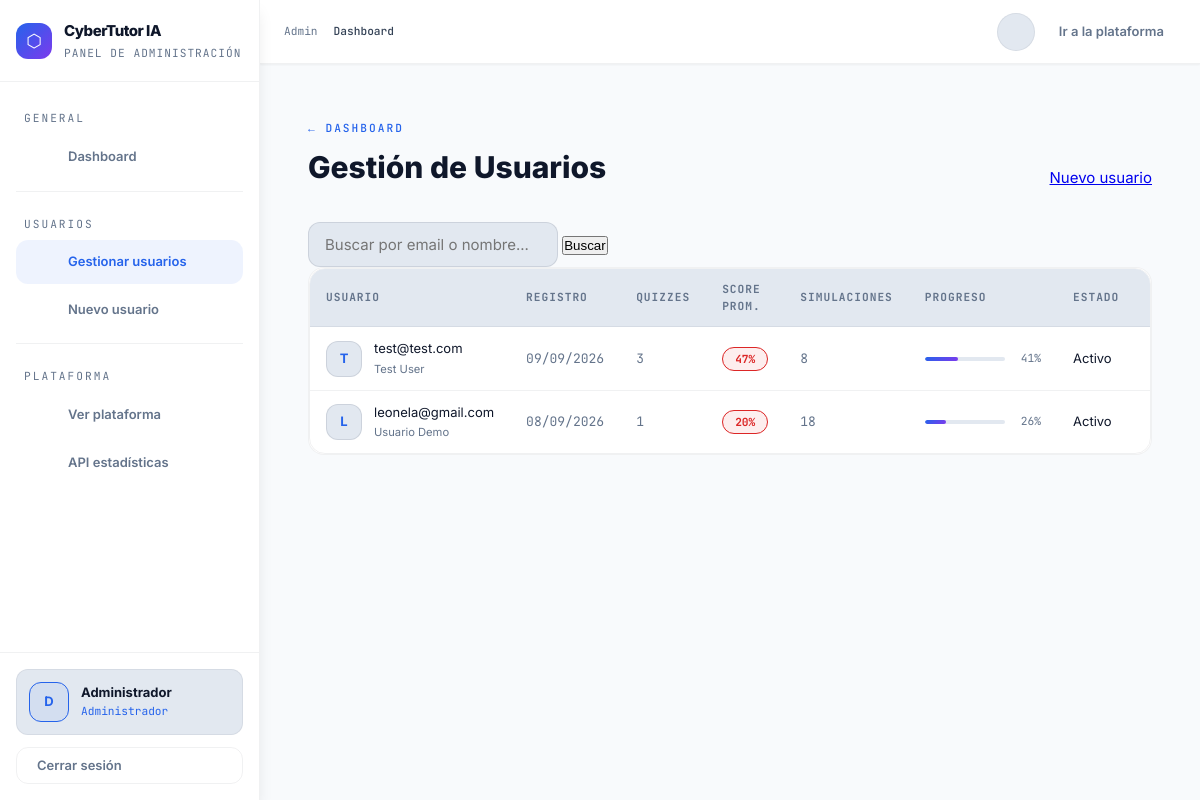
The app's page /admin/users (signed in) with its own data.
### app/models/user.py (models this page shows, shortened)
class User(db.Model, UserMixin):
    __tablename__ = 'user'
    id           = db.Column(db.Integer, primary_key=True)
    email        = db.Column(db.String(100), unique=True, nullable=False)
    password     = db.Column(db.String(255), nullable=False)
    name         = db.Column(db.String(100), default='')
    is_admin     = db.Column(db.Boolean, default=False)
    is_active    = db.Column(db.Boolean, default=True)
    created_at   = db.Column(db.DateTime, default=datetime.utcnow)
    last_login   = db.Column(db.DateTime, nullable=True)
    __table_args__ = (
        db.Index('ix_user_admin_active', 'is_admin', 'is_active'),
        db.Index('ix_user_created_at', 'created_at'),
        db.Index('ix_user_last_login', 'last_login'),
    )
    quiz_results       = db.relationship('QuizResult',       backref='user', lazy=True, cascade='all, delete-orphan')
    simulation_results = db.relationship('SimulationResult', backref='user', lazy=True, cascade='all, delete-orphan')
    course_visits      = db.relationship('CourseVisit',      backref='user', lazy=True, cascade='all, delete-orphan')
    @property
    def quiz_count(self):
        return len(self.quiz_results)
    @property
    def avg_quiz_score(self):
        if not self.quiz_results:
            return 0
        return round(sum(r.score for r in self.quiz_results) / len(self.quiz_results))
    @property
    def simulation_count(self):
        return len(self.simulation_results)
    @property
    def simulation_correct(self):
        return sum(1 for r in self.simulation_results if r.is_correct)
    @property
    def courses_visited(self):
        return len(set(v.course_id for v in self.course_visits))
    @property
    def overall_progress(self):
        quiz_score   = self.avg_quiz_score * 0.4          # 40%
        sim_score    = (self.simulation_correct / max(self.simulation_count, 1)) * 100 * 0.3  # 30%
        course_score = min(self.courses_visited / 4, 1) * 100 * 0.3   # 30% (4 cursos total)
        return round(quiz_score + sim_score + course_score)

### app/models/progress.py (models this page shows, shortened)
class QuizResult(db.Model):
    __tablename__ = 'quiz_result'
    id         = db.Column(db.Integer, primary_key=True)
    user_id    = db.Column(db.Integer, db.ForeignKey('user.id'), nullable=False)
    score      = db.Column(db.Integer, nullable=False)
    correct    = db.Column(db.Integer, nullable=False)
    total      = db.Column(db.Integer, nullable=False)
    created_at = db.Column(db.DateTime, default=datetime.utcnow)
    __table_args__ = (
        db.Index('ix_quizresult_user_created', 'user_id', 'created_at'),
        db.Index('ix_quizresult_score', 'score'),
    )

class SimulationResult(db.Model):
    __tablename__ = 'simulation_result'
    id           = db.Column(db.Integer, primary_key=True)
    user_id      = db.Column(db.Integer, db.ForeignKey('user.id'), nullable=False)
    scenario_id  = db.Column(db.String(20), nullable=False)
    action_taken = db.Column(db.String(30), nullable=False)
    is_correct   = db.Column(db.Boolean, nullable=False)
    points       = db.Column(db.Integer, default=0)
    risk_level   = db.Column(db.String(10), default='medio')
    created_at   = db.Column(db.DateTime, default=datetime.utcnow)
    __table_args__ = (
        db.Index('ix_simresult_user_created', 'user_id', 'created_at'),
        db.Index('ix_simresult_scenario_correct', 'scenario_id', 'is_correct'),
        db.Index('ix_simresult_user_scenario', 'user_id', 'scenario_id'),
    )

### app/routes/admin.py (the view)
@admin.route('/users')
@login_required
@admin_required
def users():
    search = request.args.get('q', '').strip()
    page   = request.args.get('page', 1, type=int)
    query = User.query.filter_by(is_admin=False)
    if search:
        query = query.filter(User.email.ilike(f'%{search}%') | User.name.ilike(f'%{search}%'))
    users_paginated = query.order_by(User.created_at.desc()).paginate(page=page, per_page=15)
    return render_template('admin/users_admin.html', users=users_paginated, search=search)

### app/routes/admin.py (called while the page is built)
def admin_required(f):
    @wraps(f)
    def decorated(*args, **kwargs):
        if not current_user.is_authenticated or not current_user.is_admin:
            flash('Acceso restringido al panel de administrador.', 'error')
            return redirect(url_for('main.home'))
        return f(*args, **kwargs)
    return decorated

### app/templates/admin/users_admin.html (shortened to what this page needs)
{% extends "base_admin.html" %}
{% block content %}
<div class="admin-page">
  <div class="admin-header">
    <div>
      <div class="admin-eyebrow"><a href="{{ url_for('admin.dashboard') }}" class="admin-back">← Dashboard</a></div>
      <h1 class="admin-title">Gestión de Usuarios</h1>
    </div>
    <a href="{{ url_for('admin.create_user') }}" class="btn btn-primary btn-sm"> Nuevo usuario</a>
  </div>
  <form method="GET" class="search-form">
    <input type="text" name="q" value="{{ search }}" placeholder="Buscar por email o nombre..." class="form-input" style="max-width: 360px;">
    <button type="submit" class="btn btn-secondary">Buscar</button>
  </form>
  <div class="admin-card" style="padding:0; overflow:hidden;">
    <div class="admin-table-wrap">
      <table class="admin-table">
        <thead>
          <tr>
            <th>Usuario</th>
            <th>Registro</th>
            <th>Quizzes</th>
            <th>Score Prom.</th>
            <th>Simulaciones</th>
            <th>Progreso</th>
            <th>Estado</th>
            <th>Acciones</th>
          </tr>
        </thead>
        <tbody>
          {% for user in users.items %}
          <tr id="row-{{ user.id }}">
            <td>
              <div class="td-user">
                <div class="user-avatar {% if not user.is_active %}avatar-inactive{% endif %}">
                  {{ user.email[0].upper() }}
                </div>
                <div>
                  <div class="td-email">{{ user.email }}</div>
                  {% if user.name %}<div class="td-name">{{ user.name }}</div>{% endif %}
                </div>
              </div>
            </td>
            <td class="td-muted td-mono">{{ user.created_at.strftime('%d/%m/%Y') }}</td>
            <td class="td-muted td-mono">{{ user.quiz_count }}</td>
            <td>
              {% if user.avg_quiz_score > 0 %}
              <span class="score-pill {% if user.avg_quiz_score >= 90 %}pill-green{% elif user.avg_quiz_score >= 70 %}pill-blue{% elif user.avg_quiz_score >= 50 %}pill-yellow{% else %}pill-red{% endif %}">
                {{ user.avg_quiz_score }}%
              </span>
              {% else %}
              <span class="td-muted">—</span>
              {% endif %}
            </td>
            <td class="td-muted td-mono">{{ user.simulation_count }}</td>
            <td>
              <div style="display:flex; align-items:center; gap:8px;">
                <div class="mini-progress">
                  <div class="mini-bar" style="width:{{ user.overall_progress }}%"></div>
                </div>
                <span class="mini-pct">{{ user.overall_progress }}%</span>
              </div>
            </td>
            <td>
              <span class="status-pill {% if user.is_active %}status-active{% else %}status-inactive{% endif %}" id="status-{{ user.id }}">
                {{ 'Activo' if user.is_active else 'Inactivo' }}
              </span>
            </td>
            <td>
            </td>
          </tr>
          {% else %}
          <tr><td colspan="8" class="admin-empty">No se encontraron usuarios{% if search %} para "{{ search }}"{% endif %}.</td></tr>
          {% endfor %}
        </tbody>
      </table>
    </div>
  </div>
</div>
{% endblock %}

### app/templates/base_admin.html (shortened to what this page needs)
<!DOCTYPE html>
<html lang="es" data-theme="light">
<head>
  <link rel="stylesheet" href="https://cdnjs.cloudflare.com/ajax/libs/tabler-icons/3.19.0/tabler-icons.min.css">
  <link rel="stylesheet" href="{{ url_for('static', filename='css/design-tokens.css') }}">
  <link rel="stylesheet" href="{{ url_for('static', filename='css/admin.css') }}">
</head>
<body>
<aside class="admin-sidebar" id="sidebar">
  <div class="sidebar-logo">
    <div class="logo-wrap">
      <div class="logo-icon">⬡</div>
      <div>
        <div class="logo-title">CyberTutor IA</div>
        <div class="logo-sub">Panel de administración</div>
      </div>
    </div>
  </div>
  <nav class="sidebar-nav">
    <span class="nav-section-label">General</span>
    <a href="{{ url_for('admin.dashboard') }}"
       class="nav-link {% if request.endpoint == 'admin.dashboard' %}active{% endif %}">
       Dashboard
    </a>
    <div class="nav-divider"></div>
    <span class="nav-section-label">Usuarios</span>
    <a href="{{ url_for('admin.users') }}"
       class="nav-link {% if request.endpoint in ['admin.users', 'admin.create_user', 'admin.edit_user'] %}active{% endif %}">
       Gestionar usuarios
    </a>
    <a href="{{ url_for('admin.create_user') }}" class="nav-link">
       Nuevo usuario
    </a>
    <div class="nav-divider"></div>
    <span class="nav-section-label">Plataforma</span>
    <a href="{{ url_for('main.home') }}" class="nav-link" target="_blank">
       Ver plataforma
    </a>
    <a href="{{ url_for('admin.api_stats') }}" class="nav-link" target="_blank">
       API estadísticas
    </a>
  </nav>
  <div class="sidebar-footer">
    <div class="admin-profile">
      <div class="profile-avatar">
        {{ current_user.email[0].upper() if current_user.is_authenticated else 'A' }}
      </div>
      <div>
        <div class="profile-name">
          {{ current_user.name or current_user.email if current_user.is_authenticated else 'Admin' }}
        </div>
        <div class="profile-role">Administrador</div>
      </div>
    </div>
    <a href="{{ url_for('auth.logout') }}" class="btn-logout">
       Cerrar sesión
    </a>
  </div>
</aside>
<main class="admin-main">
  <div class="admin-topnav">
    <div class="breadcrumb">
      <a href="{{ url_for('admin.dashboard') }}">Admin</a>
      <span class="current">{% block breadcrumb %}Dashboard{% endblock %}</span>
    </div>
    <div class="topnav-right">
      <button class="theme-toggle" id="themeToggle" aria-label="Cambiar tema">
      </button>
      <a href="{{ url_for('main.home') }}" target="_blank"> Ir a la plataforma</a>
    </div>
  </div>
  <div class="admin-content">
    {% block content %}{% endblock %}
  </div>
</main>
</body>
</html>

### app/static/css/design-tokens.css (style rules this page uses)
:root { --space-0: 0; --space-1: 4px; --space-2: 8px; --space-3: 12px; --space-4: 16px; --space-5: 20px; --space-6: 24px; --space-8: 32px; --space-10: 40px; --space-12: 48px; --space-16: 64px; --space-20: 80px; --font-sans: 'Inter', system-ui, -apple-system, BlinkMacSystemFont, 'Segoe UI', Roboto, sans-serif; --font-mono: 'JetBrains Mono', 'Fira Code', 'SF Mono', monospace; --text-xs: 0.7rem; --text-sm: 0.8125rem; --text-base: 0.9375rem; --text-md: 1rem; --text-lg: 1.125rem; --text-xl: 1.25rem; --text-2xl: 1.5rem; --text-3xl: 1.875rem; --text-4xl: 2.25rem; --font-light: 300; --font-normal: 400; --font-medium: 500; --font-semibold: 600; --font-bold: 700; --font-extrabold: 800; --leading-tight: 1.1; --leading-normal: 1.5; --leading-relaxed: 1.625; --radius-none: 0; --radius-sm: 4px; --radius-md: 8px; --radius-lg: 12px; --radius-xl: 16px; --radius-2xl: 24px; --radius-full: 9999px; --transition-fast: 120ms cubic-bezier(0.4, 0, 0.2, 1); --transition-base: 200ms cubic-bezier(0.4, 0, 0.2, 1); --transition-slow: 300ms cubic-bezier(0.4, 0, 0.2, 1); --z-dropdown: 100; --z-sticky: 200; --z-fixed: 300; --z-modal-backdrop: 400; --z-modal: 500; --z-popover: 600; --z-tooltip: 700; --z-toast: 800; --sidebar-width: 260px; --sidebar-collapsed-width: 72px; --header-height: 64px; --container-max: 1200px; --container-padding: var(--space-6); --danger: var(--accent-red); --warning: var(--accent-orange); --info: var(--accent-blue); --safe: var(--accent-green); --success: var(--accent-green); }
[data-theme="light"] { --bg-primary: #f8fafc; --bg-secondary: #f1f5f9; --bg-tertiary: #e2e8f0; --bg-card: #ffffff; --bg-elevated: #f8fafc; --bg-overlay: rgba(248, 250, 252, 0.9); --text-primary: #0f172a; --text-secondary: #334155; --text-muted: #64748b; --text-disabled: #94a3b8; --text-inverse: #f8fafc; --border-light: rgba(15, 23, 42, 0.06); --border-medium: rgba(15, 23, 42, 0.1); --border-heavy: rgba(15, 23, 42, 0.15); --border-focus: var(--accent-blue-dark); --accent-blue: #2563eb; --accent-blue-dark: #1d4ed8; --accent-blue-light: #3b82f6; --accent-blue-glow: rgba(37, 99, 235, 0.15); --accent-blue-bg: rgba(37, 99, 235, 0.08); --accent-green: #059669; --accent-green-dark: #047857; --accent-green-light: #10b981; --accent-green-glow: rgba(5, 150, 105, 0.12); --accent-green-bg: rgba(5, 150, 105, 0.08); --accent-orange: #d97706; --accent-orange-dark: #b45309; --accent-orange-glow: rgba(217, 119, 6, 0.12); --accent-orange-bg: rgba(217, 119, 6, 0.08); --accent-red: #dc2626; --accent-red-dark: #b91c1c; --accent-red-glow: rgba(220, 38, 38, 0.12); --accent-red-bg: rgba(220, 38, 38, 0.08); --accent-purple: #7c3aed; --accent-purple-dark: #6d28d9; --accent-purple-glow: rgba(124, 58, 237, 0.12); --shadow-sm: 0 1px 2px rgba(0, 0, 0, 0.05); --shadow-md: 0 4px 6px -1px rgba(0, 0, 0, 0.1); --shadow-lg: 0 10px 15px -3px rgba(0, 0, 0, 0.1); --shadow-xl: 0 20px 25px -5px rgba(0, 0, 0, 0.15); --shadow-glow-blue: 0 0 20px var(--accent-blue-glow); --shadow-glow-green: 0 0 20px var(--accent-green-glow); --gradient-primary: linear-gradient(135deg, var(--accent-blue), var(--accent-purple)); --gradient-success: linear-gradient(135deg, var(--accent-green), var(--accent-green-light)); --gradient-warning: linear-gradient(135deg, var(--accent-orange), #fbbf24); --gradient-danger: linear-gradient(135deg, var(--accent-red), #fb7185); --gradient-card: linear-gradient(135deg, var(--bg-card) 0%, var(--bg-secondary) 100%); --gradient-hero: linear-gradient(135deg, var(--bg-primary) 0%, var(--bg-secondary) 100%); --grid-pattern: radial-gradient(circle at 1px 1px, var(--border-light) 1px, transparent 1px); }
*, *::before, *::after { box-sizing: border-box; margin: 0; padding: 0; }
html { scroll-behavior: smooth; -webkit-font-smoothing: antialiased; -moz-osx-font-smoothing: grayscale; }
body { font-family: var(--font-sans); font-size: var(--text-base); line-height: var(--leading-normal); color: var(--text-primary); background: var(--bg-primary); transition: background-color var(--transition-base), color var(--transition-fast); }

### records on screen
User: is_active+email "D", is_active+name "Administrador"
User: email "T", email "test@test.com", name "Test User", created_at "09/09/2026", quiz_count "3", avg_quiz_score "47", simulation_count "8", overall_progress "41", is_active "Activo"
User: email "L", email "leonela@gmail.com", name "Usuario Demo", created_at "08/09/2026", quiz_count "1", avg_quiz_score "20", simulation_count "18", overall_progress "26", is_active "Activo"
